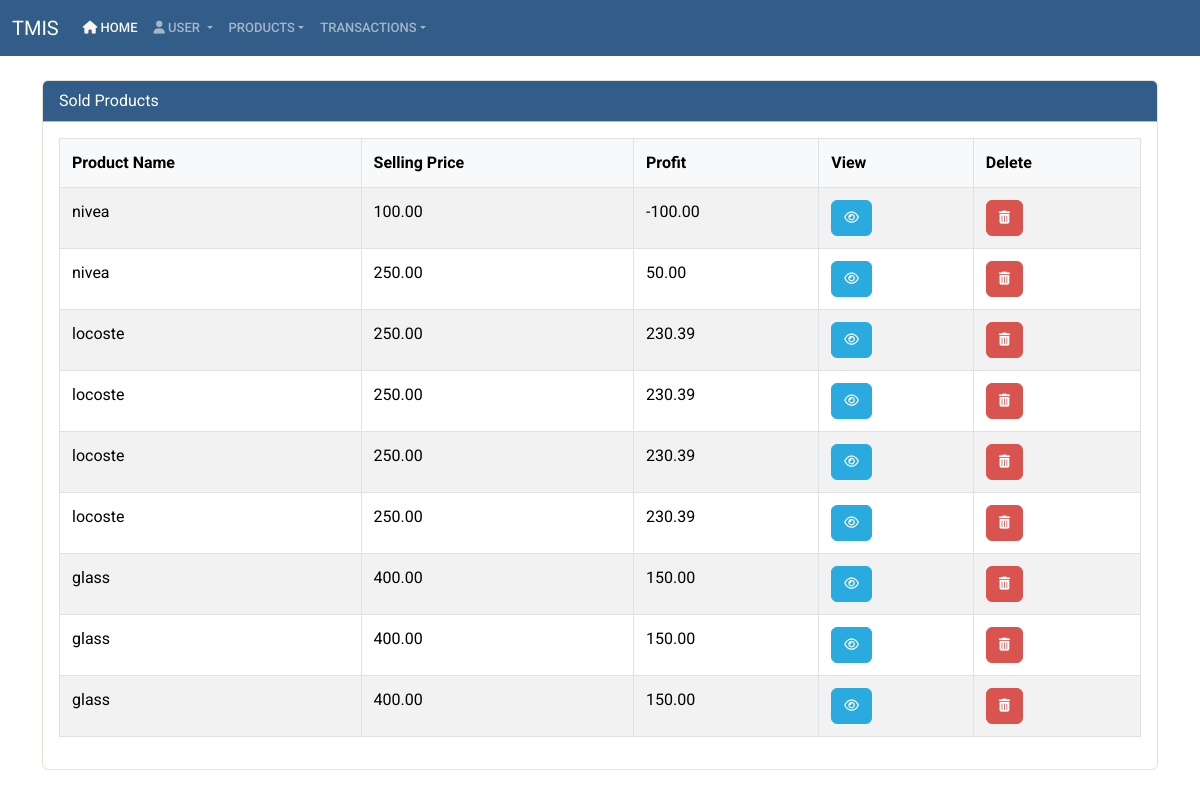
The app's page /sold_products/, older data.
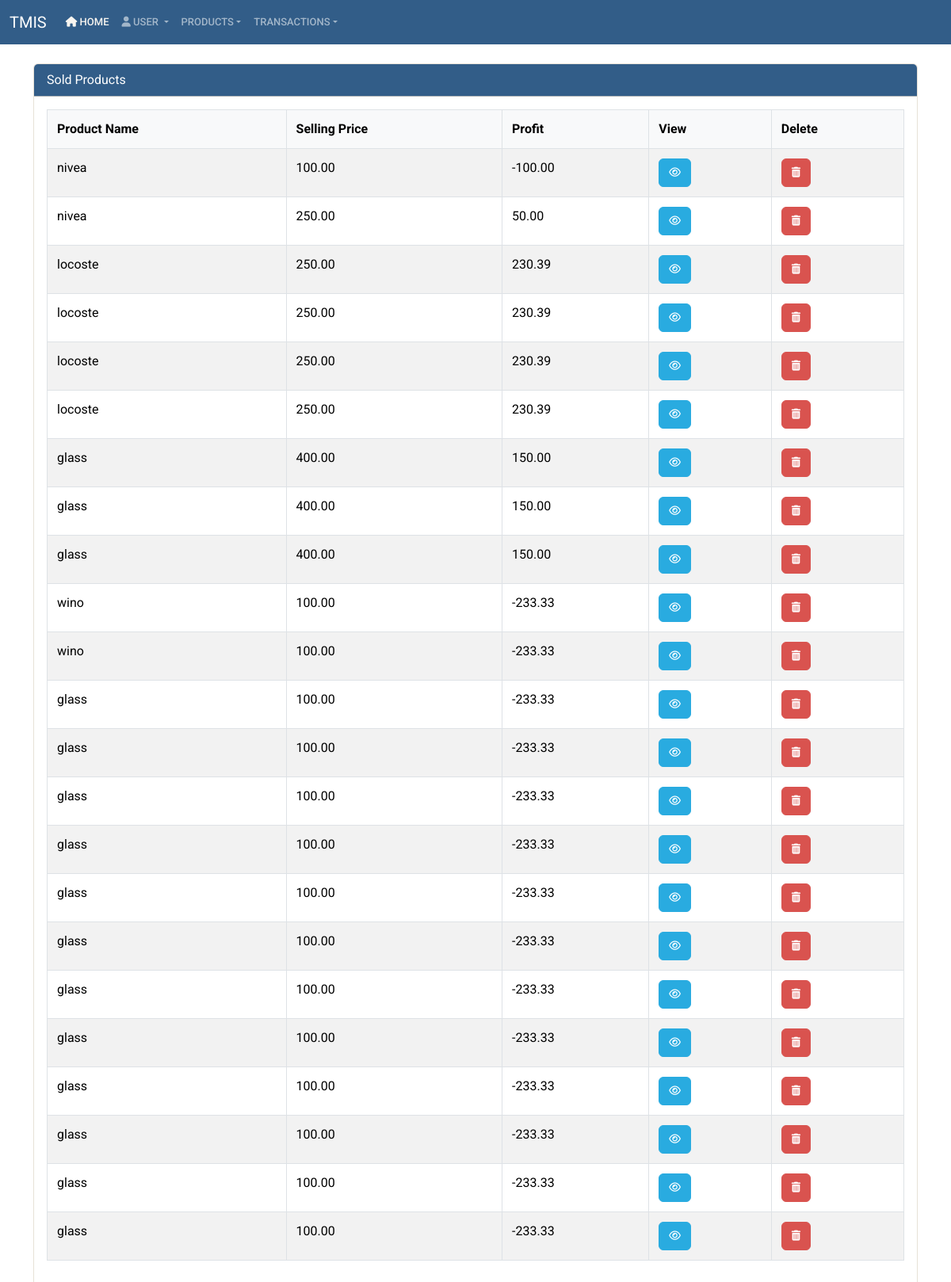
The same page, newer data.
### app/models.py (models this page shows, shortened)
class SoldProduct(models.Model):
    product_name = models.CharField(max_length=200)
    product_description = models.TextField(blank=True, null=True)
    purchasing_price = models.DecimalField(max_digits=10, decimal_places=2)
    selling_price = models.DecimalField(max_digits=10, decimal_places=2)
    tax_collection = models.ForeignKey(Tax, on_delete=models.CASCADE, default=1)
    expected_profit = models.DecimalField(max_digits=10, decimal_places=2, editable=False)
    barcode = models.CharField(max_length=100, blank=True, null=True)
    expiry_date = models.DateField(null=True, blank=True)
    category = models.ForeignKey(ProductCategory, on_delete=models.CASCADE)
    profit = models.DecimalField(max_digits=10, decimal_places=2, editable=False)
    user = models.ForeignKey(User, on_delete=models.CASCADE)
    created_at = models.DateTimeField(auto_now_add=True)
    updated_at = models.DateTimeField(auto_now=True)

### app/views.py (the view)
# urls.py: path('sold_products/', views.sold_product_list, name='sold_product_list'),
def sold_product_list(request):
    sold_products = SoldProduct.objects.all()
    return render(request, 'sold_product_list.html', {'sold_products': sold_products})

### app/templates/sold_product_list.html (shortened to what this page needs)
{% extends 'base.html' %}
{% load crispy_forms_tags %}
{% block content %}
<div class="container mt-1">
<div class="card">
    <div class="card-header bg-primary text-white"> Sold Products</div>
    <div class="card-body">
        <div class="table-responsive">
    <table id="soldProductTable" class="table table-striped">
        <thead>
            <tr>
                <th>Product Name</th>
                <th>Selling Price</th>
                <th>Profit</th>
                <th>View</th>
                <th>Delete</th>
            </tr>
        </thead>
        <tbody>
            {% for product in sold_products %}
            <tr>
                <td>{{ product.product_name }}</td>
                <td>{{ product.selling_price }}</td>
                <td>{{ product.profit }}</td>
                <td>
                    <button class="btn btn-info view-button" data-id="{{ product.id }}">
                        <i class="fa fa-eye"></i>
                    </button>
                </td>
                <td>
                    <button class="btn btn-danger delete-button" data-id="{{ product.id }}">
                        <i class="fa fa-trash"></i>
                    </button>
                </td>
            </tr>
            {% endfor %}
        </tbody>
    </table>
</div>
{% endblock %}

Row changes from the older to the newer data that the page shows:
added SoldProduct: product_name "wino", selling_price "100.00", profit "-233.33"
added SoldProduct: product_name "wino", selling_price "100.00", profit "-233.33"
added SoldProduct: product_name "glass", selling_price "100.00", profit "-233.33"
added SoldProduct: product_name "glass", selling_price "100.00", profit "-233.33"
added SoldProduct: product_name "glass", selling_price "100.00", profit "-233.33"
added SoldProduct: product_name "glass", selling_price "100.00", profit "-233.33"
added SoldProduct: product_name "glass", selling_price "100.00", profit "-233.33"
added SoldProduct: product_name "glass", selling_price "100.00", profit "-233.33"
added SoldProduct: product_name "glass", selling_price "100.00", profit "-233.33"
added SoldProduct: product_name "glass", selling_price "100.00", profit "-233.33"
added SoldProduct: product_name "glass", selling_price "100.00", profit "-233.33"
added SoldProduct: product_name "glass", selling_price "100.00", profit "-233.33"
added SoldProduct: product_name "glass", selling_price "100.00", profit "-233.33"
added SoldProduct: product_name "glass", selling_price "100.00", profit "-233.33"
